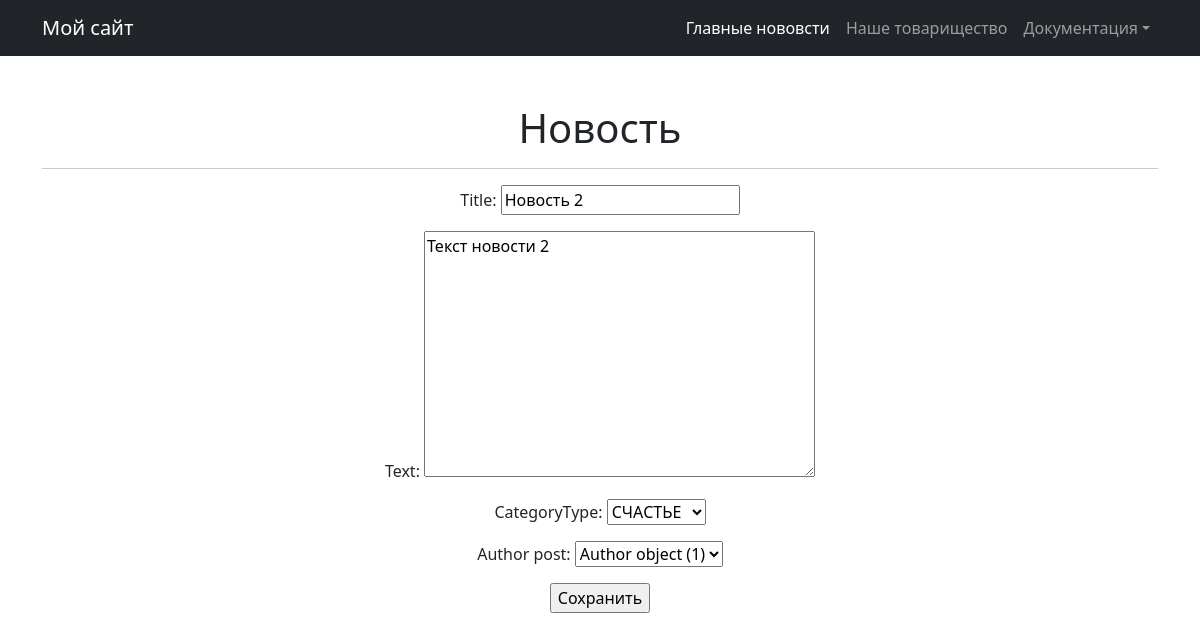
Screenshot of /news/2/update/ with the database file from the repository.
### new/models.py (models this page shows, shortened)
class Post(models.Model):
    author_post = models.ForeignKey(Author, on_delete=models.CASCADE)
    NEWS = 'NW'
    ARTICLE = 'AR'
    CATEGORY_CHOICES =  (
        ( NEWS, 'НОВОСТЬ'),
        (ARTICLE, 'СЧАСТЬЕ')
    )
    categoryType = models.CharField(max_length=2, choices=CATEGORY_CHOICES, default=ARTICLE)
    dataCreation = models.DateTimeField(auto_now_add=True)
    postCategory = models.ManyToManyField(Category, through='PostCategory')
    title = models.CharField(max_length=128)
    text = models.TextField()
    rating = models.SmallIntegerField(default=0)

### new/views.py (the view)
# urls.py: path('<int:pk>/update/', PostUpdate.as_view(), name='post_update')
class PostUpdate(UpdateView):
    form_class = PostForm
    model = Post
    template_name = 'post_edit.html'

### new/forms.py
class PostForm(forms.ModelForm):
   class Meta:
       model = Post
       fields = [
           'title',
           'text',
           'categoryType',
           'author_post'
       ]

### templates/post_edit.html (shortened to what this page needs)
{% extends 'flatpages/default.html' %}
{% block content %}
<h1>Новость</h1>
<hr>
<form action="" method="post">
   {{ form.as_p }}
   <input type="submit" value="Сохранить" />
</form>
{% endblock content %}

### rows the page displays
Post: title "Новость 2", text "Текст новости 2", categoryType "СЧАСТЬЕ", author_post "Author object (1)"
